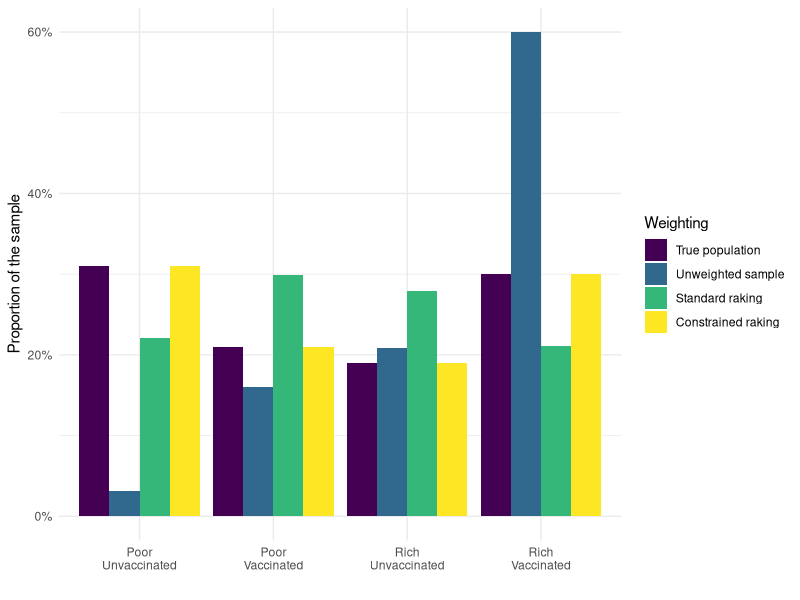
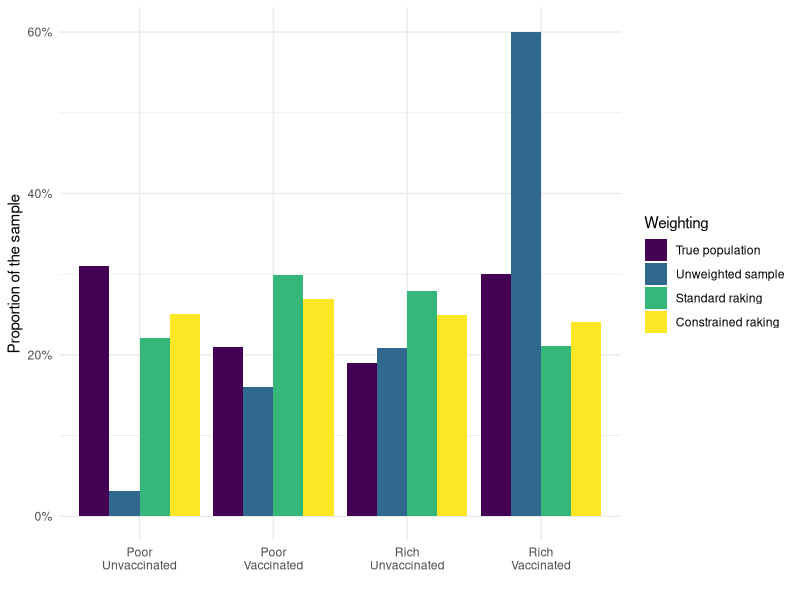

Recreate these plots in R, in order.
## ---- chunk 1
knitr::opts_chunk$set(collapse = TRUE, echo = F)

rakeTable2 <- function(tab, cs, rs, 
                       iterations = 100, min.wt = 0, 
                       min.cutoff = F) {
  tab.orig <- tab
  for(k in 1:iterations) {
    currentcolsums <- colSums(tab, na.rm = T)
    cs.ratios <- cs / currentcolsums 
    cs.ratios[cs.ratios==Inf] <- 1
    
    for(ii in 1:length(cs.ratios)) {
      tab[, ii] <- tab[, ii] * cs.ratios[ii]
    }
    
    currentrowsums <- rowSums(tab,na.rm = T)
    rs.ratios <- rs / currentrowsums
    
    rs.ratios[rs.ratios==Inf] <- 1
    for(ii in 1:length(rs.ratios)) {
      tab[ii, ] <- tab[ii, ] * rs.ratios[ii]
    }
    diff <- sum(abs(cs - colSums(tab))) +   sum(abs(rs - rowSums(tab)))  
    wts <- tab / tab.orig
    if(min.cutoff) {
      too.low <- wts<min.wt
      if(any(too.low)) {
        upweight.to.min <- (tab.orig[too.low] * min.wt) / (tab.orig[too.low] * wts[too.low])
        
        upweight.to.min.props <- (wts[too.low] * upweight.to.min * tab.orig[too.low])
        
        downweight.rest <- (1-upweight.to.min.props) / sum(tab[!too.low])
        
        wts[too.low] <- wts[too.low] * upweight.to.min
        wts[!too.low] <- wts[!too.low] * downweight.rest
      }
    }
    tab <- wts * tab.orig
  }
  tab[is.na(tab)] <- 0
  return(tab)
}

## ---- chunk 2
props <- matrix(c(0.30, 0.19, 0.21, 0.31),
                nrow = 2, ncol = 2, 
             byrow = T)
cols <- c("Vaccinated", "Unvaccinated")
rows <- c("Rich", "Poor")
col.targets <- colSums(props)
row.targets <- rowSums(props)
names(col.targets) <- cols
names(row.targets) <- rows

raw.rrs <- matrix(c(1, 0.55, 0.38, 0.05), nrow = 2, ncol = 2, 
                byrow = T)
colnames(raw.rrs) <- cols
rownames(raw.rrs) <- rows
rr.multiplier <- 1
rrs <- raw.rrs * rr.multiplier
overall.rr <- sum(rrs * props)
sample.props <- (rrs * props) / overall.rr

colnames(props) <- colnames(rrs) <- colnames(sample.props) <- cols
rownames(props) <- rownames(rrs) <- rownames(sample.props) <- rows
weighted.table.props <- rakeTable2(tab = sample.props, 
                                   cs = col.targets, rs = row.targets, min.cutoff = F)
weighted.table.props2 <- rakeTable2(tab = sample.props, 
                                    cs = col.targets, rs = row.targets, 
                                    min.wt = overall.rr, min.cutoff = T)
true.weights <- props / sample.props
weights <- weighted.table.props / sample.props
weights2 <- weighted.table.props2 / sample.props
## ---- chunk 3
library(knitr)
kable(rrs*100, caption = "Response rates for each subgroup")
## ---- chunk 4
kable(props*100, caption = "True proportions of the population in each subgroup")
## ---- chunk 5
library(scales)
library(reshape2)
sample.prop.to.plot <- melt(sample.props)
sample.prop.to.plot$Group <- paste(sample.prop.to.plot$Var1, sample.prop.to.plot$Var2, sep = "\n")
sample.prop.to.plot$Weighting <- "Unweighted sample"
pop.prop.to.plot <- melt(props)
pop.prop.to.plot$Group <- paste(pop.prop.to.plot$Var1, pop.prop.to.plot$Var2, sep = "\n")
pop.prop.to.plot$Weighting <- "True population"

wt1.prop.to.plot <- melt(weighted.table.props)
wt1.prop.to.plot$Group <- paste(wt1.prop.to.plot$Var1, wt1.prop.to.plot$Var2, sep = "\n")
wt1.prop.to.plot$Weighting <- "Standard raking"

wt2.prop.to.plot <- melt(weighted.table.props2)
wt2.prop.to.plot$Group <- paste(wt2.prop.to.plot$Var1, wt2.prop.to.plot$Var2, sep = "\n")
wt2.prop.to.plot$Weighting <- "Constrained raking"

# sum(pop.prop.to.plot$value)

props.to.plot <- rbind(pop.prop.to.plot, sample.prop.to.plot, wt1.prop.to.plot, wt2.prop.to.plot)
props.to.plot$Weighting <- factor(props.to.plot$Weighting, levels = c("True population", "Unweighted sample", 
                                           "Standard raking", "Constrained raking"))
library(ggplot2)
weight.prop.plot <- ggplot(props.to.plot, aes(x = Group,y = value, 
                                        group = Weighting, 
                                        fill = Weighting)) + 
  geom_bar(stat= "identity", position = "dodge") +
  ylab("Proportion of the sample") + 
  theme_minimal() + xlab("") + scale_y_continuous(labels = percent)+
  scale_fill_viridis_d()
## ---- chunk 6
weight.prop.plot
## ---- chunk 7
rr.multiplier <- 0.8
rrs <- raw.rrs * rr.multiplier
overall.rr <- sum(rrs * props)
sample.props <- (rrs * props) / overall.rr

colnames(props) <- colnames(rrs) <- colnames(sample.props) <- cols
rownames(props) <- rownames(rrs) <- rownames(sample.props) <- rows
weighted.table.props <- rakeTable2(tab = sample.props, 
                                   cs = col.targets, rs = row.targets, min.cutoff = F)
weighted.table.props2 <- rakeTable2(tab = sample.props, 
                                    cs = col.targets, rs = row.targets, 
                                    min.wt = overall.rr, min.cutoff = T)
true.weights <- props / sample.props
weights <- weighted.table.props / sample.props
weights2 <- weighted.table.props2 / sample.props

## ---- chunk 8
kable(rrs*100, caption = "New (more realistic) response rates for each subgroup")
## ---- chunk 9
library(scales)
library(reshape2)
sample.prop.to.plot <- melt(sample.props)
sample.prop.to.plot$Group <- paste(sample.prop.to.plot$Var1, sample.prop.to.plot$Var2, sep = "\n")
sample.prop.to.plot$Weighting <- "Unweighted sample"
pop.prop.to.plot <- melt(props)
pop.prop.to.plot$Group <- paste(pop.prop.to.plot$Var1, pop.prop.to.plot$Var2, sep = "\n")
pop.prop.to.plot$Weighting <- "True population"

wt1.prop.to.plot <- melt(weighted.table.props)
wt1.prop.to.plot$Group <- paste(wt1.prop.to.plot$Var1, wt1.prop.to.plot$Var2, sep = "\n")
wt1.prop.to.plot$Weighting <- "Standard raking"

wt2.prop.to.plot <- melt(weighted.table.props2)
wt2.prop.to.plot$Group <- paste(wt2.prop.to.plot$Var1, wt2.prop.to.plot$Var2, sep = "\n")
wt2.prop.to.plot$Weighting <- "Constrained raking"

# sum(pop.prop.to.plot$value)

props.to.plot <- rbind(pop.prop.to.plot, sample.prop.to.plot, wt1.prop.to.plot, wt2.prop.to.plot)
props.to.plot$Weighting <- factor(props.to.plot$Weighting, levels = c("True population", "Unweighted sample", 
                                           "Standard raking", "Constrained raking"))
library(ggplot2)
weight.prop.plot <- ggplot(props.to.plot, aes(x = Group,y = value, 
                                        group = Weighting, 
                                        fill = Weighting)) + 
  geom_bar(stat= "identity", position = "dodge") +
  ylab("Proportion of the sample") + 
  theme_minimal() + xlab("") + scale_y_continuous(labels = percent) +
  scale_fill_viridis_d()
weight.prop.plot
